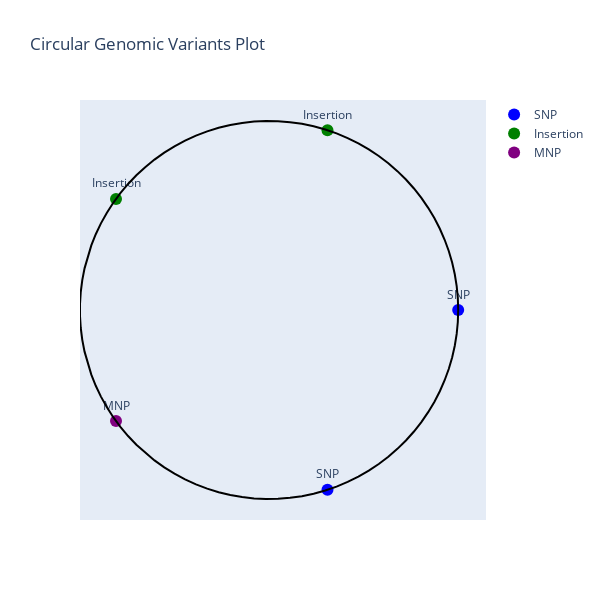

Notebook cell for this chart:
### Code cell
import pandas as pd
import plotly.graph_objects as go
import numpy as np

# Load data
data = pd.DataFrame({
    "CHROM": ["chr1"]*5,
    "POS": [94163, 94165, 94323, 94334, 94537],
    "REF": ["C", "A", "C", "TT", "A"],
    "ALT": ["G", "AAG", "AT", "CA", "G"]
})

# Classify mutations
def classify_variant(ref, alt):
    if len(ref) == len(alt) == 1:
        return "SNP"
    elif len(ref) < len(alt):
        return "Insertion"
    elif len(ref) > len(alt):
        return "Deletion"
    else:
        return "MNP"

data["Type"] = data.apply(lambda row: classify_variant(row["REF"], row["ALT"]), axis=1)

# Assign colors
colors = {"SNP": "blue", "Insertion": "green", "Deletion": "red", "MNP": "purple"}

# Convert positions to angles for circular layout
num_variants = len(data)
angles = np.linspace(0, 360, num_variants, endpoint=False)
angles_rad = np.radians(angles)
radius = 1

# Compute x and y positions
x = radius * np.cos(angles_rad)
y = radius * np.sin(angles_rad)

# Create circular plot
fig = go.Figure()

for variant_type in colors.keys():
    mask = data["Type"] == variant_type
    fig.add_trace(go.Scatter(
        x=x[mask], y=y[mask],
        mode='markers+text',
        marker=dict(size=12, color=colors[variant_type]),
        text=data["Type"][mask],
        textposition="top center",
        name=variant_type
    ))

# Draw circular boundary
circle_angles = np.linspace(0, 2*np.pi, 100)
fig.add_trace(go.Scatter(
    x=radius * np.cos(circle_angles),
    y=radius * np.sin(circle_angles),
    mode='lines', line=dict(color='black', width=2),
    showlegend=False
))

# Adjust layout
fig.update_layout(
    title="Circular Genomic Variants Plot",
    xaxis=dict(showgrid=False, zeroline=False, visible=False),
    yaxis=dict(showgrid=False, zeroline=False, visible=False),
    showlegend=True,
    width=600, height=600
)

fig.show()

### Figure 1 — Plotly figure (JSON) as saved in the notebook; plotly's stock layout.template omitted (floating-point values rounded to 4 significant figures)
{"data": [{"marker": {"color": "blue", "size": 12}, "mode": "markers+text", "name": "SNP", "text": ["SNP", "SNP"], "textposition": "top center", "type": "scatter", "x": [1, 0.309], "y": [0, -0.9511]}, {"marker": {"color": "green", "size": 12}, "mode": "markers+text", "name": "Insertion", "text": ["Insertion", "Insertion"], "textposition": "top center", "type": "scatter", "x": [0.309, -0.809], "y": [0.9511, 0.5878]}, {"marker": {"color": "red", "size": 12}, "mode": "markers+text", "name": "Deletion", "text": [], "textposition": "top center", "type": "scatter", "x": [], "y": []}, {"marker": {"color": "purple", "size": 12}, "mode": "markers+text", "name": "MNP", "text": ["MNP"], "textposition": "top center", "type": "scatter", "x": [-0.809], "y": [-0.5878]}, {"line": {"color": "black", "width": 2}, "mode": "lines", "showlegend": false, "type": "scatter", "x": [1, 0.998, 0.992, 0.9819, 0.9679, 0.9501, 0.9284, 0.9029, 0.8738, 0.8413, 0.8053, 0.766, 0.7237, 0.6785, 0.6306, 0.5801, 0.5272, 0.4723, 0.4154, 0.3569, 0.2969, 0.2358, 0.1736, 0.1108, 0.04758, -0.01587, -0.07925, -0.1423, -0.2048, -0.2665, -0.3271, -0.3863, -0.4441, -0.5, -0.5539, -0.6056, -0.6549, -0.7015, -0.7453, -0.7861, -0.8237, -0.858, -0.8888, -0.9161, -0.9397, -0.9595, -0.9754, -0.9874, -0.9955, -0.9995, -0.9995, -0.9955, -0.9874, -0.9754, -0.9595, -0.9397, -0.9161, -0.8888, -0.858, -0.8237, -0.7861, -0.7453, -0.7015, -0.6549, -0.6056, -0.5539, -0.5, -0.4441, -0.3863, -0.3271, -0.2665, -0.2048, -0.1423, -0.07925, -0.01587, 0.04758, 0.1108, 0.1736, 0.2358, 0.2969, 0.3569, 0.4154, 0.4723, 0.5272, 0.5801, 0.6306, 0.6785, 0.7237, 0.766, 0.8053, 0.8413, 0.8738, 0.9029, 0.9284, 0.9501, 0.9679, 0.9819, 0.992, 0.998, 1], "y": [0, 0.06342, 0.1266, 0.1893, 0.2511, 0.312, 0.3717, 0.4298, 0.4862, 0.5406, 0.5929, 0.6428, 0.6901, 0.7346, 0.7761, 0.8146, 0.8497, 0.8815, 0.9096, 0.9341, 0.9549, 0.9718, 0.9848, 0.9938, 0.9989, 0.9999, 0.9969, 0.9898, 0.9788, 0.9638, 0.945, 0.9224, 0.896, 0.866, 0.8326, 0.7958, 0.7557, 0.7127, 0.6668, 0.6182, 0.5671, 0.5137, 0.4582, 0.4009, 0.342, 0.2817, 0.2203, 0.158, 0.09506, 0.03173, -0.03173, -0.09506, -0.158, -0.2203, -0.2817, -0.342, -0.4009, -0.4582, -0.5137, -0.5671, -0.6182, -0.6668, -0.7127, -0.7557, -0.7958, -0.8326, -0.866, -0.896, -0.9224, -0.945, -0.9638, -0.9788, -0.9898, -0.9969, -0.9999, -0.9989, -0.9938, -0.9848, -0.9718, -0.9549, -0.9341, -0.9096, -0.8815, -0.8497, -0.8146, -0.7761, -0.7346, -0.6901, -0.6428, -0.5929, -0.5406, -0.4862, -0.4298, -0.3717, -0.312, -0.2511, -0.1893, -0.1266, -0.06342, -2.449e-16]}], "layout": {"height": 600, "showlegend": true, "title": {"text": "Circular Genomic Variants Plot"}, "width": 600, "xaxis": {"showgrid": false, "visible": false, "zeroline": false}, "yaxis": {"showgrid": false, "visible": false, "zeroline": false}}}
